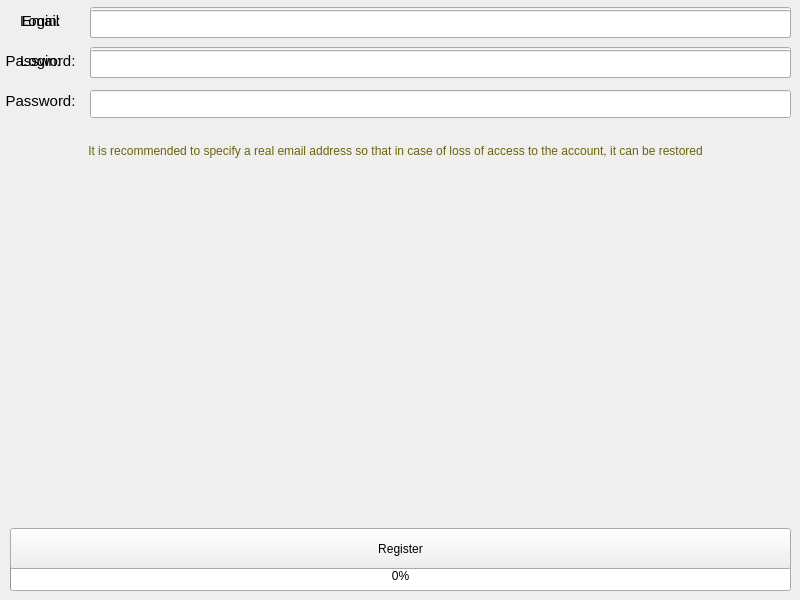
<?xml version="1.0" encoding="UTF-8"?>
<ui version="4.0">
 <class>MainWindow</class>
 <widget class="QMainWindow" name="MainWindow">
  <property name="geometry">
   <rect>
    <x>0</x>
    <y>0</y>
    <width>800</width>
    <height>600</height>
   </rect>
  </property>
  <property name="windowTitle">
   <string>MainWindow</string>
  </property>
  <widget class="QWidget" name="centralwidget">
   <widget class="QLabel" name="Logo">
    <property name="geometry">
     <rect>
      <x>-10</x>
      <y>10</y>
      <width>811</width>
      <height>391</height>
     </rect>
    </property>
    <property name="styleSheet">
     <string notr="true">image: url(:/logo/lg.png);</string>
    </property>
    <property name="text">
     <string/>
    </property>
   </widget>
   <widget class="QProgressBar" name="CheckProgress">
    <property name="geometry">
     <rect>
      <x>10</x>
      <y>560</y>
      <width>781</width>
      <height>31</height>
     </rect>
    </property>
    <property name="styleSheet">
     <string notr="true"/>
    </property>
    <property name="value">
     <number>0</number>
    </property>
    <property name="alignment">
     <set>Qt::AlignmentFlag::AlignCenter</set>
    </property>
    <property name="textDirection">
     <enum>QProgressBar::Direction::TopToBottom</enum>
    </property>
   </widget>
   <widget class="QLabel" name="CheckAuthorizationLabel">
    <property name="geometry">
     <rect>
      <x>12</x>
      <y>530</y>
      <width>781</width>
      <height>31</height>
     </rect>
    </property>
    <property name="text">
     <string>Authorization...</string>
    </property>
    <property name="alignment">
     <set>Qt::AlignmentFlag::AlignCenter</set>
    </property>
   </widget>
   <widget class="QLabel" name="LoginLabel">
    <property name="geometry">
     <rect>
      <x>0</x>
      <y>0</y>
      <width>81</width>
      <height>41</height>
     </rect>
    </property>
    <property name="font">
     <font>
      <pointsize>11</pointsize>
     </font>
    </property>
    <property name="text">
     <string>Login:</string>
    </property>
    <property name="alignment">
     <set>Qt::AlignmentFlag::AlignCenter</set>
    </property>
   </widget>
   <widget class="QLabel" name="PasswordLabel">
    <property name="geometry">
     <rect>
      <x>0</x>
      <y>40</y>
      <width>81</width>
      <height>41</height>
     </rect>
    </property>
    <property name="font">
     <font>
      <pointsize>11</pointsize>
     </font>
    </property>
    <property name="text">
     <string>Password:</string>
    </property>
    <property name="alignment">
     <set>Qt::AlignmentFlag::AlignCenter</set>
    </property>
   </widget>
   <widget class="QPushButton" name="SignOutButton">
    <property name="geometry">
     <rect>
      <x>420</x>
      <y>540</y>
      <width>371</width>
      <height>29</height>
     </rect>
    </property>
    <property name="text">
     <string>Sign out</string>
    </property>
   </widget>
   <widget class="QPushButton" name="SignInButton">
    <property name="geometry">
     <rect>
      <x>10</x>
      <y>540</y>
      <width>371</width>
      <height>29</height>
     </rect>
    </property>
    <property name="text">
     <string>Sign in</string>
    </property>
   </widget>
   <widget class="QLineEdit" name="Login">
    <property name="geometry">
     <rect>
      <x>90</x>
      <y>7</y>
      <width>701</width>
      <height>31</height>
     </rect>
    </property>
   </widget>
   <widget class="QLineEdit" name="Password">
    <property name="geometry">
     <rect>
      <x>90</x>
      <y>47</y>
      <width>701</width>
      <height>31</height>
     </rect>
    </property>
   </widget>
   <widget class="QLabel" name="LoginLabelReg">
    <property name="geometry">
     <rect>
      <x>0</x>
      <y>40</y>
      <width>81</width>
      <height>41</height>
     </rect>
    </property>
    <property name="font">
     <font>
      <pointsize>11</pointsize>
     </font>
    </property>
    <property name="text">
     <string>Login:</string>
    </property>
    <property name="alignment">
     <set>Qt::AlignmentFlag::AlignCenter</set>
    </property>
   </widget>
   <widget class="QLabel" name="PasswordLabelReg">
    <property name="geometry">
     <rect>
      <x>0</x>
      <y>80</y>
      <width>81</width>
      <height>41</height>
     </rect>
    </property>
    <property name="font">
     <font>
      <pointsize>11</pointsize>
     </font>
    </property>
    <property name="text">
     <string>Password:</string>
    </property>
    <property name="alignment">
     <set>Qt::AlignmentFlag::AlignCenter</set>
    </property>
   </widget>
   <widget class="QLabel" name="EmailHintLabelReg">
    <property name="geometry">
     <rect>
      <x>0</x>
      <y>130</y>
      <width>791</width>
      <height>41</height>
     </rect>
    </property>
    <property name="layoutDirection">
     <enum>Qt::LayoutDirection::LeftToRight</enum>
    </property>
    <property name="styleSheet">
     <string notr="true">color: rgb(106, 100, 10);</string>
    </property>
    <property name="text">
     <string>It is recommended to specify a real email address so that in case of loss of access to the account, it can be restored</string>
    </property>
    <property name="alignment">
     <set>Qt::AlignmentFlag::AlignCenter</set>
    </property>
   </widget>
   <widget class="QPushButton" name="RegisterButton">
    <property name="geometry">
     <rect>
      <x>10</x>
      <y>528</y>
      <width>781</width>
      <height>41</height>
     </rect>
    </property>
    <property name="text">
     <string>Register</string>
    </property>
   </widget>
   <widget class="QLineEdit" name="EmailReg">
    <property name="geometry">
     <rect>
      <x>90</x>
      <y>10</y>
      <width>701</width>
      <height>28</height>
     </rect>
    </property>
   </widget>
   <widget class="QLabel" name="EmailLabelReg">
    <property name="geometry">
     <rect>
      <x>0</x>
      <y>0</y>
      <width>81</width>
      <height>41</height>
     </rect>
    </property>
    <property name="font">
     <font>
      <pointsize>11</pointsize>
     </font>
    </property>
    <property name="text">
     <string>Email</string>
    </property>
    <property name="alignment">
     <set>Qt::AlignmentFlag::AlignCenter</set>
    </property>
   </widget>
   <widget class="QLineEdit" name="LoginReg">
    <property name="geometry">
     <rect>
      <x>90</x>
      <y>50</y>
      <width>701</width>
      <height>28</height>
     </rect>
    </property>
   </widget>
   <widget class="QLineEdit" name="PasswordReg">
    <property name="geometry">
     <rect>
      <x>90</x>
      <y>90</y>
      <width>701</width>
      <height>28</height>
     </rect>
    </property>
   </widget>
  </widget>
 </widget>
 <resources/>
 <connections/>
</ui>
